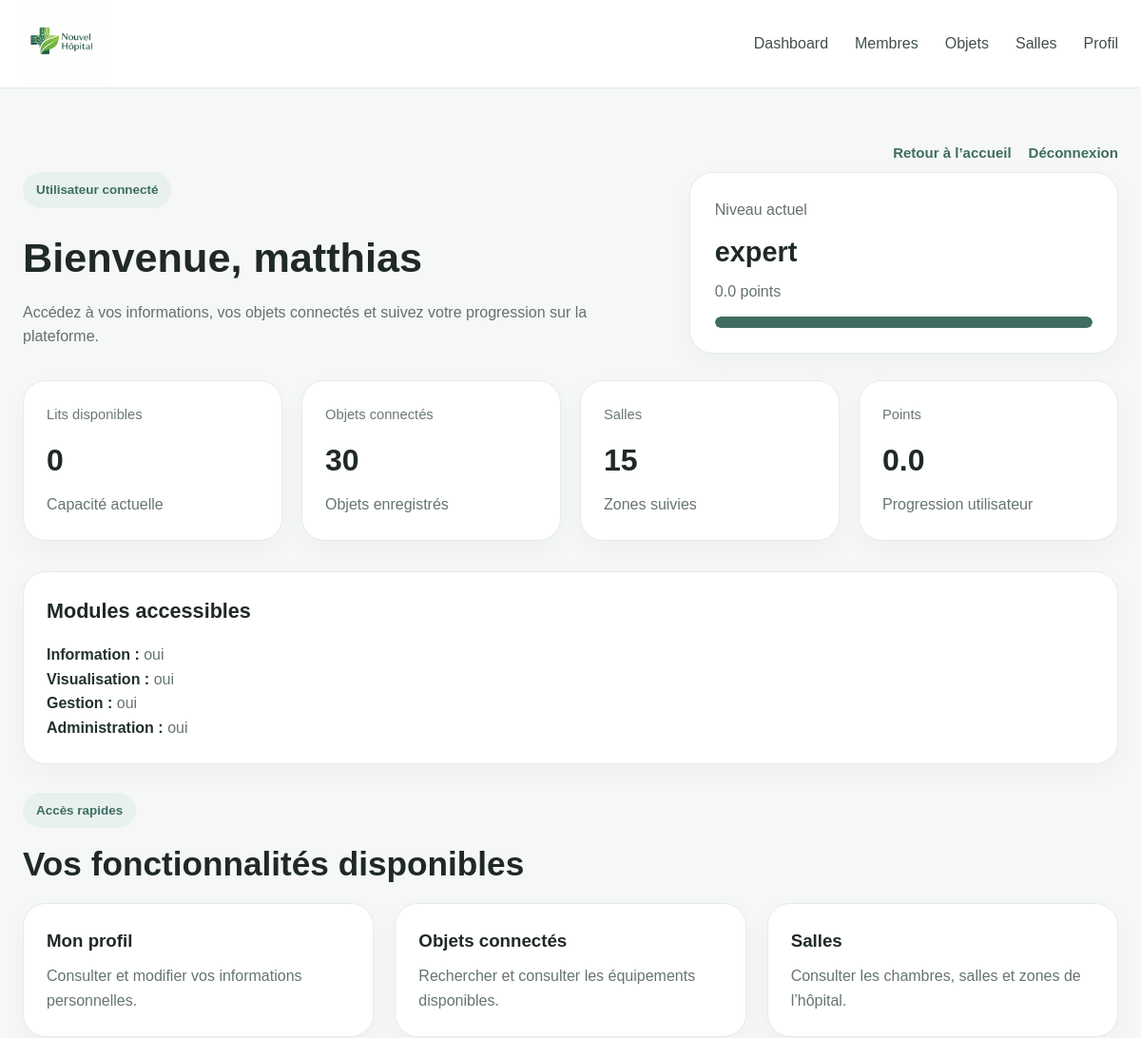
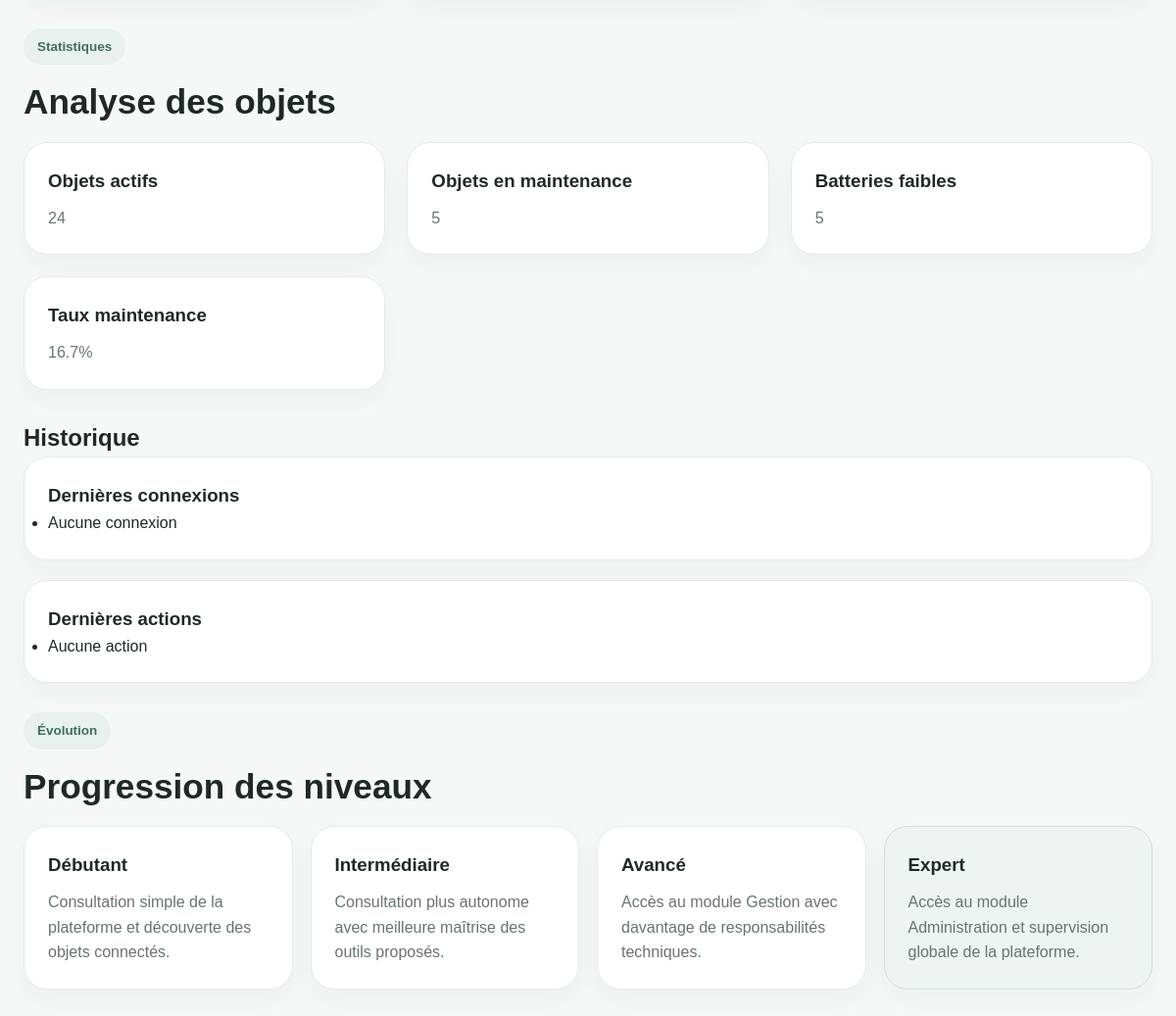
/dashboard/ (signed in), run on an earlier commit of the app's database (2 pictures, top to bottom).
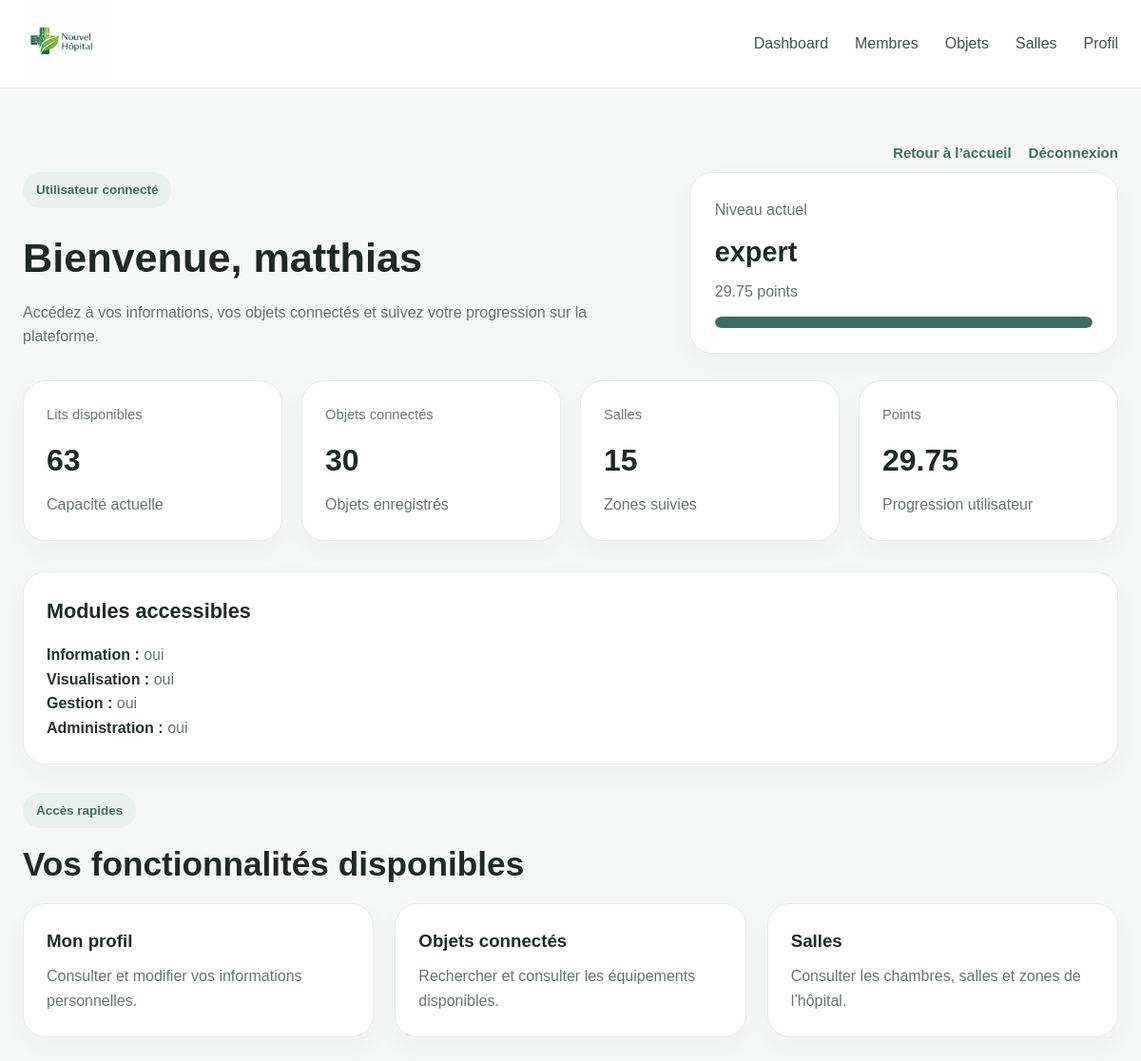
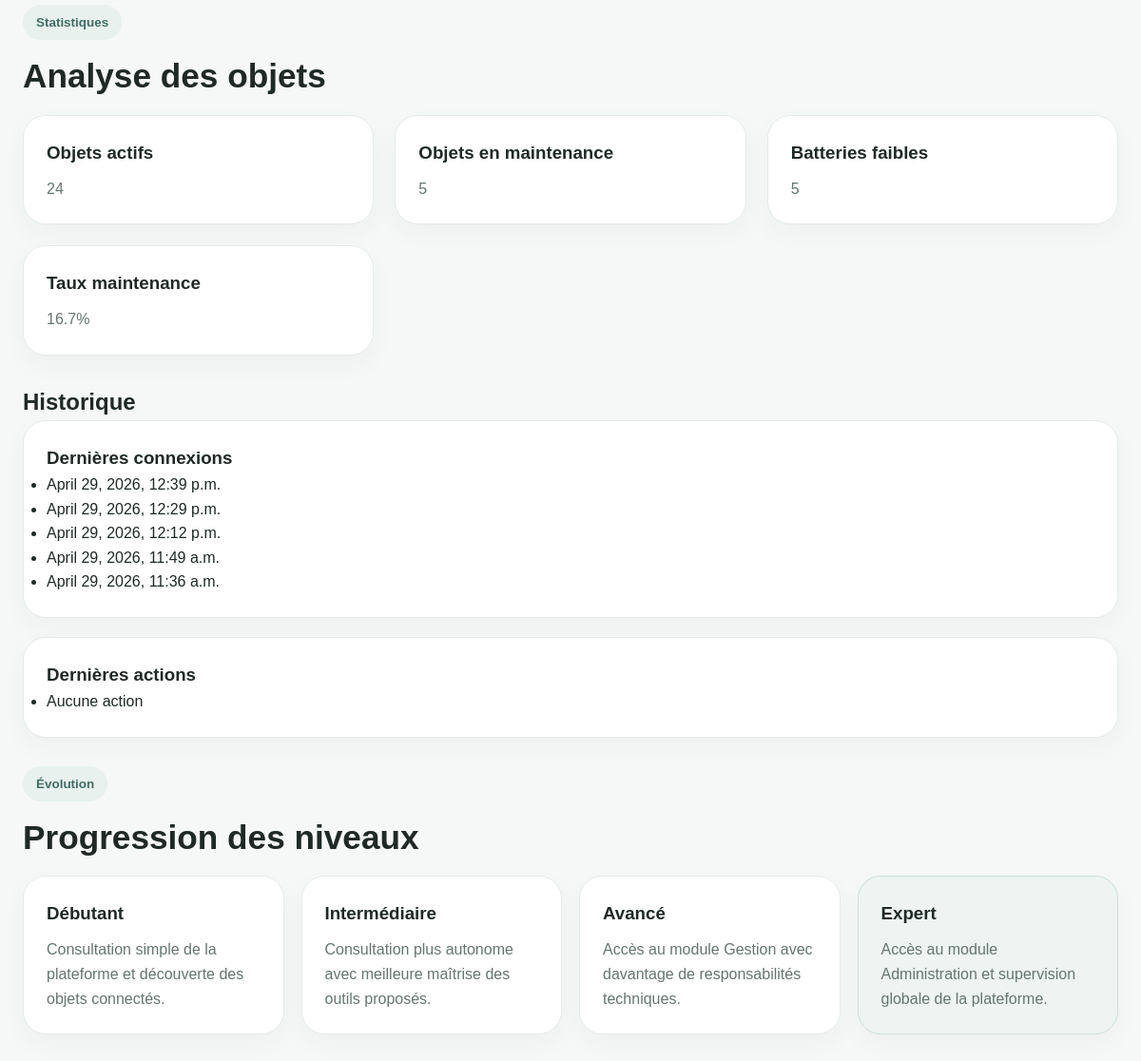
And on a later commit of the database (2 pictures, top to bottom).
### hopital/models.py (models this page shows, shortened)
class HistoriqueConnexion(models.Model):
    profil = models.ForeignKey(Profil, on_delete=models.CASCADE)
    date_heure = models.DateTimeField(auto_now_add=True)
    points_gagnes = models.FloatField(default=0.25)

### hopital/views.py (the view)
# urls.py: path('dashboard/', views.dashboard, name='dashboard'),
@login_required
def dashboard(request):
    profil, created = Profil.objects.get_or_create(user=request.user)
    nb_objets = ObjetConnecte.objects.count()
    nb_salles = Salle.objects.count()
    total_lits = Salle.objects.aggregate(Sum("nombre_lits"))["nombre_lits__sum"] or 0
    lits_occupes = Salle.objects.aggregate(Sum("lits_occupes"))["lits_occupes__sum"] or 0
    lits_disponibles = total_lits - lits_occupes
    connexions = HistoriqueConnexion.objects.filter(profil=profil).order_by("-date_heure")[:5]
    actions = HistoriqueAction.objects.filter(profil=profil).order_by("-date_heure")[:5]
    actifs = ObjetConnecte.objects.filter(etat="actif").count()
    maintenance = ObjetConnecte.objects.filter(etat="maintenance").count()
    batterie_faible = ObjetConnecte.objects.filter(niveau_batterie__lt=20).count()
    total = ObjetConnecte.objects.count()
    if total > 0:
        taux_maintenance = (maintenance / total) * 100
    else:
        taux_maintenance = 0
    points = profil.nb_connexions * 0.25 + profil.nb_actions * 0.50
    if profil.niveau == "débutant":
        points_min = 0
        points_max = 5
    elif profil.niveau == "intermediaire":
        points_min = 5
        points_max = 10
    elif profil.niveau == "avancé":
        points_min = 10
        points_max = 20
    else:
        points_min = 20
        points_max = 20
    if points_max > points_min:
        progression = ((points - points_min) / (points_max - points_min)) * 100
    else:
        progression = 100
    progression = max(0, min(progression, 100))
    context = {
        "profil": profil,
        "nb_objets": nb_objets,
        "nb_salles": nb_salles,
        "lits_disponibles": lits_disponibles,
        "points": points,
        "progression": progression,
        "connexions": connexions,
        "actions": actions,
        "actifs": actifs,
        "maintenance": maintenance,
        "batterie_faible": batterie_faible,
        "taux_maintenance": taux_maintenance,
    }
    return render(request, "hopital/dashboard.html", context)

### hopital/templates/hopital/dashboard.html (shortened to what the changed rows need)
{% load static %}
<!DOCTYPE html>
<html lang="fr">
<head>
  <link rel="stylesheet" href="{% static 'hopital/CSS/style.css' %}">
</head>
<body>
<main class="dashboard-page">
<div class="container">
<section class="dashboard-hero">
  <div>
    <h1>Bienvenue, {{ request.user.username }}</h1>
  </div>
  <div class="level-box">
    <p class="level-label">Niveau actuel</p>
    <h3>{{ profil.niveau }}</h3>
    <p class="level-points">{{ points }} points</p>
    <div class="progress-bar">
      <div class="progress-fill" style="--progression: {{ progression|default:0|floatformat:0 }}%;"></div>
  </div>
</section>
<section class="dashboard-cards">
  <div class="dash-card">
    <span class="dash-label">Lits disponibles</span>
    <strong>{{ lits_disponibles }}</strong>
    <p>Capacité actuelle</p>
  </div>
  <div class="dash-card">
    <span class="dash-label">Points</span>
    <strong>{{ points }}</strong>
    <p>Progression utilisateur</p>
  </div>
</section>
<section class="section-small">
  <div class="profile-card">
    <h2>Modules accessibles</h2>
  </div>
</section>
<section class="section-small">
  <div class="section-heading small">
    <h2>Vos fonctionnalités disponibles</h2>
  </div>
</section>
{% if profil.niveau == "avancé" or profil.niveau == "expert" %}
<section class="section-small">
  <div class="section-heading small">
    <h2>Analyse des objets</h2>
  </div>
</section>
{% endif %}
<section class="section-small">
  <h2>Historique</h2>
  <div class="profile-card">
    <ul>
      {% for c in connexions %}
        <li>{{ c.date_heure }}</li>
      {% empty %}
        <li>Aucune connexion</li>
      {% endfor %}
    </ul>
  </div>
</section>
<section class="section-small">
  <div class="section-heading small">
    <h2>Progression des niveaux</h2>
  </div>
</section>
</div>
</main>
</body>
</html>

What changed in the data, as far as the page shows it:
added HistoriqueConnexion: date_heure "April 29, 2026, 12:39 p.m."
added HistoriqueConnexion: date_heure "April 29, 2026, 12:29 p.m."
added HistoriqueConnexion: date_heure "April 29, 2026, 12:12 p.m."
added HistoriqueConnexion: date_heure "April 29, 2026, 11:49 a.m."
added HistoriqueConnexion: date_heure "April 29, 2026, 11:36 a.m."
Also different on the page:
{{ points }}: "0.0" → "29.75"
{{ lits_disponibles }}: "0" → "63"
text no longer shown: "Aucune connexion"
